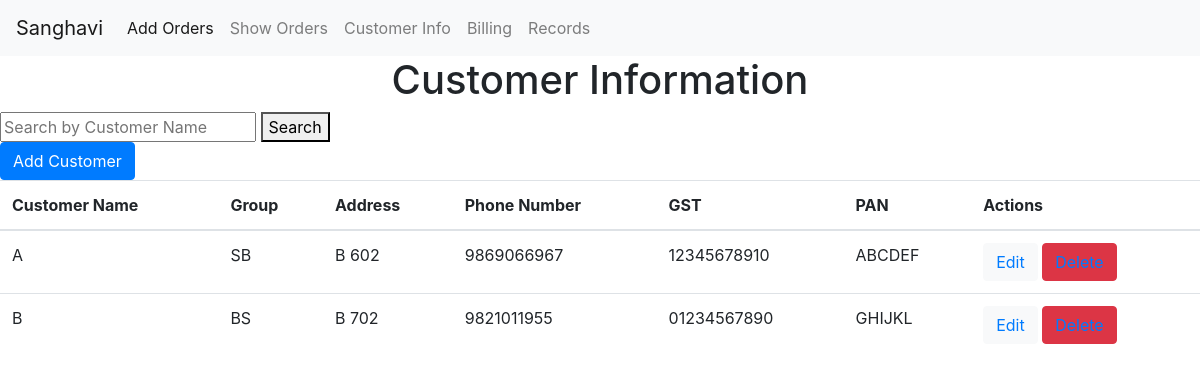
The page /customer-info/ on the database as committed earlier.
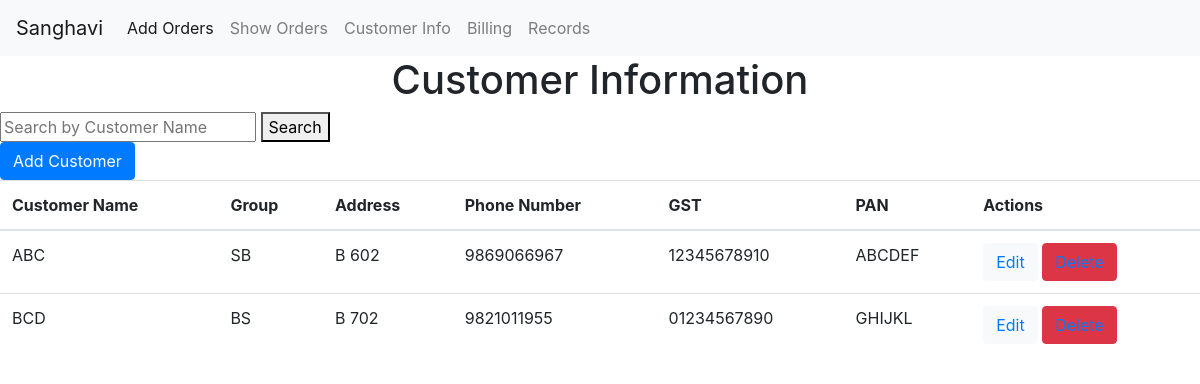
The same page on the database as committed later.
### crudapp/models.py (models this page shows, shortened)
class Customer(models.Model):
    Cname = models.CharField(max_length=20, primary_key=True)
    group = models.CharField(max_length=20)
    adr = models.CharField(max_length=100)
    phone = models.CharField(max_length=20)
    gst = models.CharField(max_length=20)
    pan = models.CharField(max_length=20)
    state = models.CharField(max_length=30, null=True, blank=True)
    code = models.FloatField(null=True, blank=True)

### crudapp/views.py (the view)
# urls.py: path('customer-info/', views.customer_info, name='customer_info_url'),
def customer_info(request):
    query = request.GET.get('q', '')
    if query:
        customers = Customer.objects.filter(Q(Cname__icontains=query))
    else:
        customers = Customer.objects.all()
    template_name = 'crudapp/customerInfo.html'
    context = {'customers': customers, 'query': query}
    return render(request, template_name, context)

### crudapp/templates/crudapp/customerInfo.html (shortened to what this page needs)
{% extends 'layout.html' %}
{% load crispy_forms_tags %}
{% block content %}
    <center><h1>Customer Information</h1></center>
    <form method="GET" action="{% url 'customer_info_url' %}">
        <input type="text" name="q" placeholder="Search by Customer Name" value="{{ query }}">
        <button type="submit">Search</button>
    </form>
    <a href="{% url 'customer_add_url' %}" class="btn btn-primary">Add Customer</a>
    <table class="table">
        <thead>
            <tr>
              <th scope="col">Customer Name</th>
              <th scope="col">Group</th>
              <th scope="col">Address</th>
              <th scope="col">Phone Number</th>
              <th scope="col">GST</th>
              <th scope="col">PAN</th>
              <th scope="col">Actions</th>
            </tr>
          </thead>
          <tbody>
          {% for i in customers %}
            <tr>
              <td>{{i.Cname}}</td>
              <td>{{i.group}}</td>
              <td>{{i.adr}}</td>
              <td>{{i.phone}}</td>
              <td>{{i.gst}}</td>
              <td>{{i.pan}}</td>
              <td>
                <button class="btn btn-light"><a href="{% url 'update_cus_url' i.Cname %}">Edit</a></button>
                <button class="btn btn-danger"><a href="{% url 'delete_cus_url' i.Cname %}">Delete</a></button>
            </td>
            </tr>
          {% endfor %}
          </tbody>
    </table>
{% endblock %}

Rows that differ between the two databases and show on the page:
removed Customer: Cname "A", group "SB", adr "B 602", phone "9869066967", gst "12345678910", pan "ABCDEF"
removed Customer: Cname "B", group "BS", adr "B 702", phone "9821011955", gst "01234567890", pan "GHIJKL"
added Customer: Cname "ABC", group "SB", adr "B 602", phone "9869066967", gst "12345678910", pan "ABCDEF"
added Customer: Cname "BCD", group "BS", adr "B 702", phone "9821011955", gst "01234567890", pan "GHIJKL"
